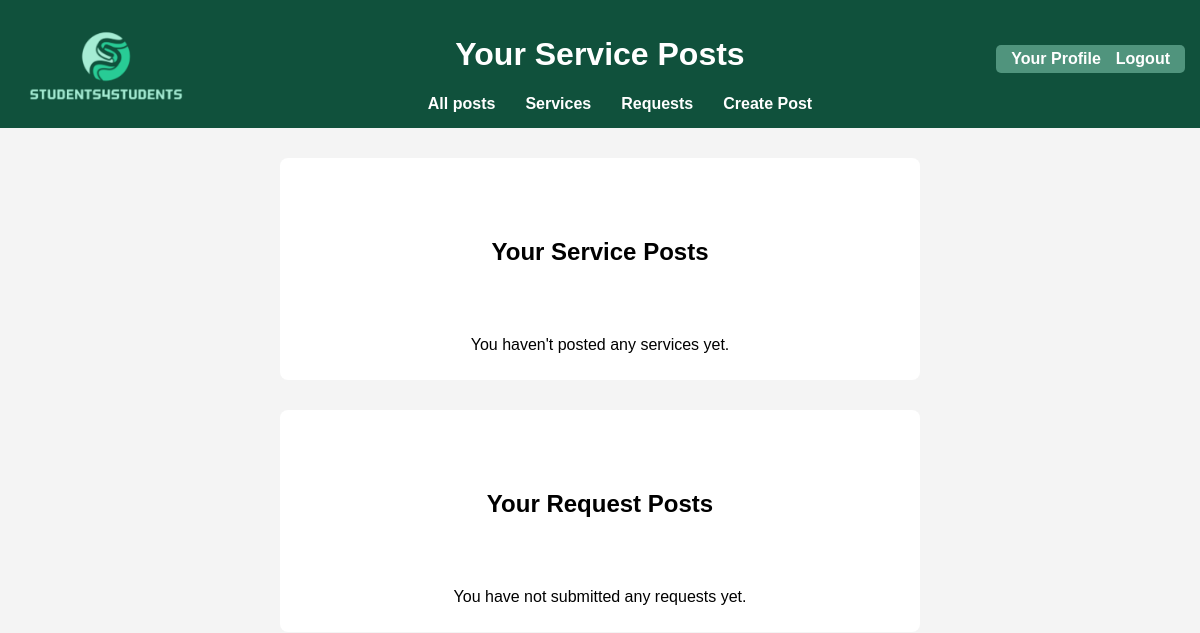
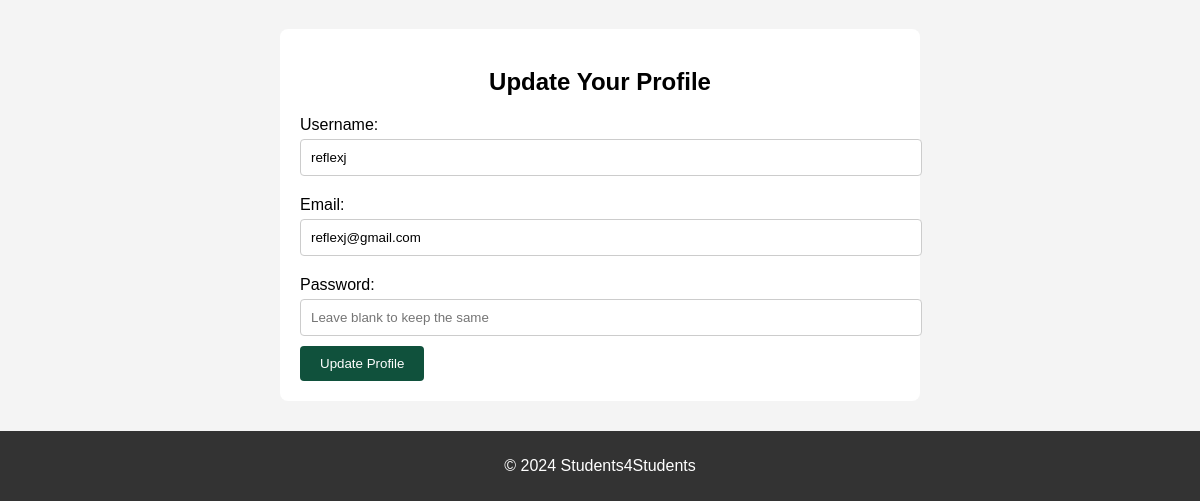
The app's page /profile (signed in), older data (2 pictures, top to bottom).
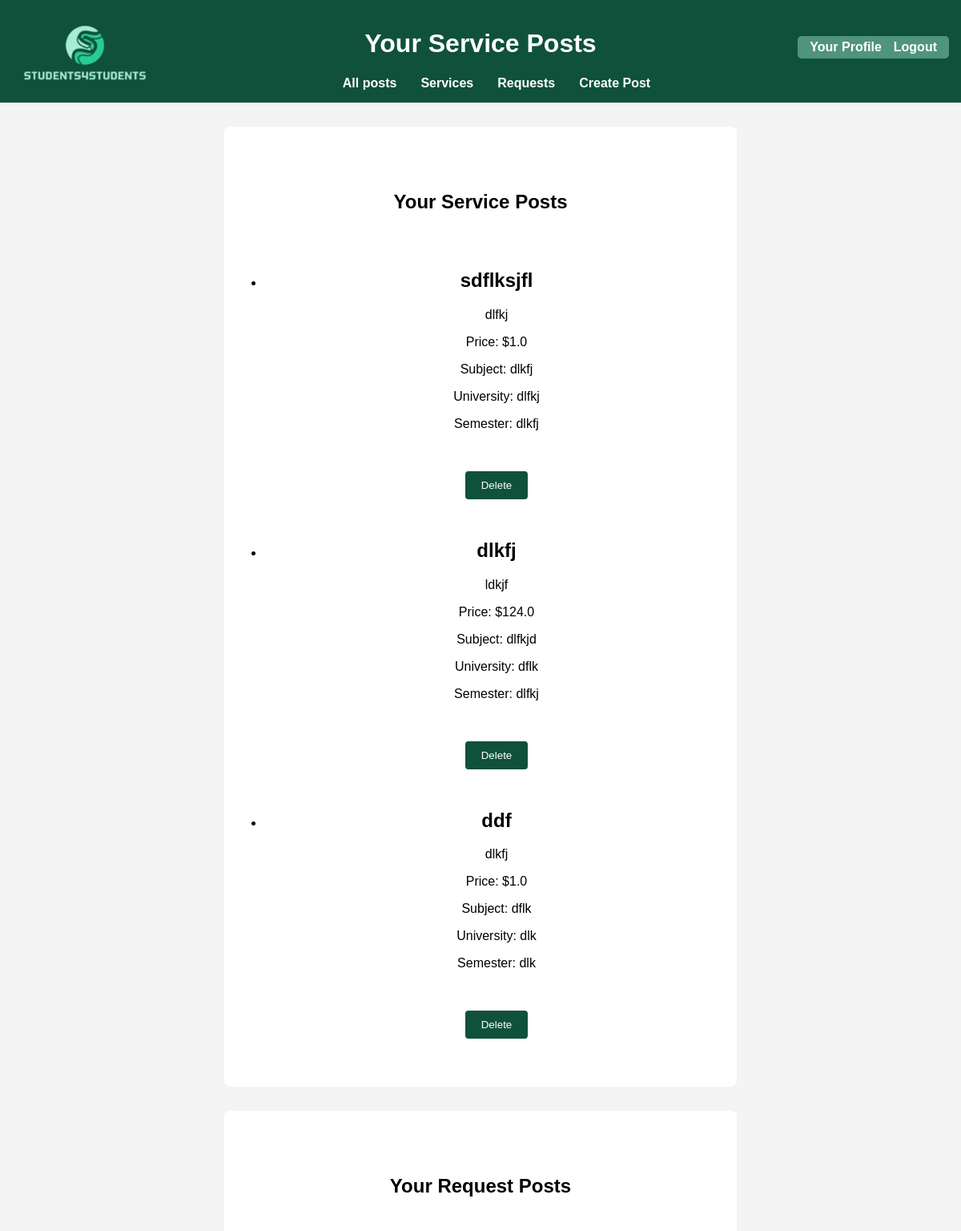
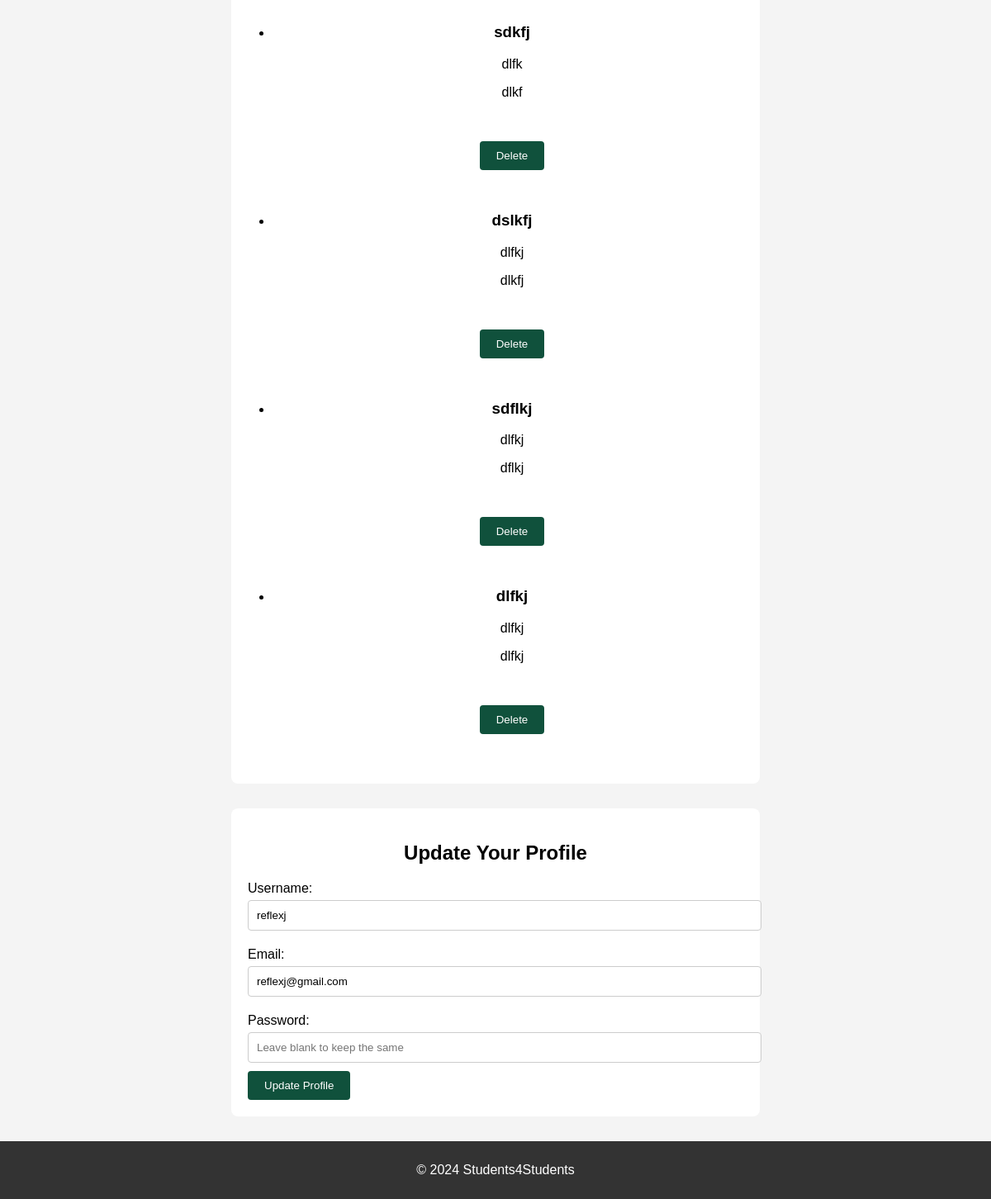
The same page, newer data (2 pictures, top to bottom).
### app.py (models this page shows, shortened)
class ServicePost(db.Model):
    id = db.Column(db.Integer, primary_key=True)
    title = db.Column(db.String(100), nullable=False)
    description = db.Column(db.String(200), nullable=False)
    price = db.Column(db.Float, nullable=False)
    subject = db.Column(db.String(100), nullable=False)
    university = db.Column(db.String(100), nullable=False)
    semester = db.Column(db.String(50), nullable=False)
    contact =db.Column(db.String(100), nullable = False)
    additional_info =db.Column(db.String(200), nullable = True)
    user_id = db.Column(db.Integer, db.ForeignKey('user.id'), nullable=False)

class RequestPost(db.Model):
    id = db.Column(db.Integer, primary_key=True)
    title = db.Column(db.String(100), nullable=False)
    description = db.Column(db.String(200), nullable=False)
    subject = db.Column(db.String(100), nullable=False)
    price = db.Column(db.String(100), nullable=False)
    additional_information = db.Column(db.String(200), nullable=True)
    contact =db.Column(db.String(100), nullable = False)
    user_id = db.Column(db.Integer, db.ForeignKey('user.id'), nullable=False)
    user = db.relationship('User', backref=db.backref('requests', lazy=True))

### app.py (the view, shortened to what this page needs)
@app.route('/profile', methods=['GET', 'POST'])
@login_required
def profile():
    service_posts = ServicePost.query.filter_by(user_id=current_user.id).all()
    request_posts = RequestPost.query.filter_by(user_id=current_user.id).all()
    return render_template('profile.html', service_posts=service_posts, request_posts=request_posts)

### app.py (called while the page is built)
@login_manager.user_loader
def load_user(user_id):
    return User.query.get(int(user_id))

### templates/profile.html (shortened to what this page needs)
<!DOCTYPE html>
<html lang="en">
<head>
    <link rel="stylesheet" href="{{ url_for('static', filename='style.css') }}">
</head>
<body>
    <header>
        <a href="/">
            <img src="{{ url_for('static', filename='images/logo.png') }}" alt="Website Logo" id="logo">
        </a>
        <h1>Your Service Posts</h1>
        <nav>
            <ul>
                <li><a href="/allposts">All posts</a></li>
                <li><a href="/supply">Services</a></li>
                <li><a href="/requests">Requests</a></li>
                <li><a href="/createpost">Create Post</a></li>
            </ul>
        </nav>
        <section class="auth-links">
            {% if current_user.is_authenticated %}
                <a href="/profile">Your Profile</a>
                <a href="{{ url_for('logout') }}">Logout</a>
            {% else %}
                <a href="{{ url_for('login') }}">Login</a>
                <a href="{{ url_for('register') }}">Register</a>
            {% endif %}
        </section>
    </header>
    <main>
            <section>
                <form>
                <h2>Your Service Posts</h2>
                </form>
                {% if service_posts %}
                <ul>
                    {% for post in service_posts %}
                        <li>
                            <h2>{{ post.title }}</h2>
                            <p>{{ post.description }}</p>
                            <p>Price: ${{ post.price }}</p>
                            <p>Subject: {{ post.subject }}</p>
                            <p>University: {{ post.university }}</p>
                            <p>Semester: {{ post.semester }}</p>
                            <form action="{{ url_for('delete_post', post_id=post.id) }}" method="POST">
                                <button type="submit">Delete</button>
                            </form>
                        </li>
                    {% endfor %}
                </ul>
            {% else %}
                <p>You haven't posted any services yet.</p>
            {% endif %}
            </section>
            <section>
                <form>
                <h2>Your Request Posts</h2>
                </form>
                {% if request_posts %}
                    <ul>
                        {% for request in request_posts %}
                            <li>
                                <h3>{{ request.title }}</h3>
                                <p>{{ request.subject }}</p>
                                <p>{{ request.description }}</p>
                                <form action="{{ url_for('delete_request', request_id=request.id) }}" method="POST">
                                <button type="submit">Delete</button>
                                </form>
                            </li>
                        {% endfor %}
                    </ul>
                {% else %}
                    <p>You have not submitted any requests yet.</p>
                {% endif %}
            </section>
            <form method="POST" action="{{ url_for('profile') }}">
                <h2>Update Your Profile</h2>
                <label for="username">Username:</label>
                <input type="text" id="username" name="username" value="{{ current_user.username }}" required>
                <label for="email">Email:</label>
                <input type="email" id="email" name="email" value="{{ current_user.email }}" required>
                <label for="password">Password:</label>
                <input type="password" id="password" name="password" placeholder="Leave blank to keep the same">
                <button type="submit">Update Profile</button>
            </form>
    </main>
    <footer>
        <p>&copy; 2024 Students4Students</p>
    </footer>
</body>
</html>

Row changes from the older to the newer data that the page shows:
added ServicePost: title "sdflksjfl", description "dlfkj", price "1.0", subject "dlkfj", university "dlfkj", semester "dlkfj"
added ServicePost: title "dlkfj", description "ldkjf", price "124.0", subject "dlfkjd", university "dflk", semester "dlfkj"
added ServicePost: title "ddf", description "dlkfj", price "1.0", subject "dflk", university "dlk", semester "dlk"
added RequestPost: title "sdkfj", subject "dlfk", description "dlkf"
added RequestPost: title "dslkfj", subject "dlfkj", description "dlkfj"
added RequestPost: title "sdflkj", subject "dlfkj", description "dflkj"
added RequestPost: title "dlfkj", subject "dlfkj", description "dlfkj"
Text that changed along with them:
text no longer shown: "You haven't posted any services yet. You have not submitted any requests yet."
